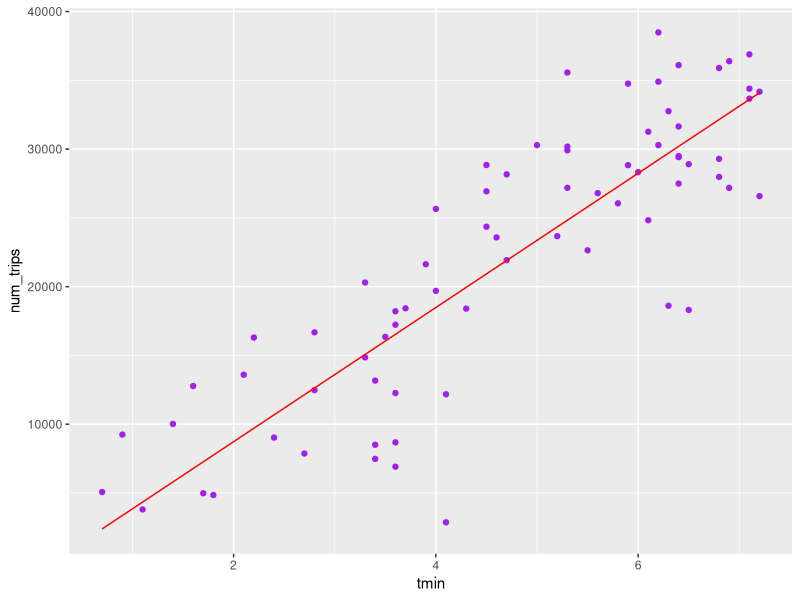

This chart was generated by the following R code: (Note: this script raises an error after producing the figure.)
## ---- chunk 1
knitr::opts_chunk$set(echo = TRUE)
## ---- chunk 2
library(tidyverse)

library(modelr)

library(lubridate)

library(broom)

## ---- chunk 3


trips_per_day <-  read_tsv("trips_per_day.tsv")



set.seed(42)



training_set_1 <- sample_n(trips_per_day, nrow(trips_per_day)*0.8, replace = FALSE)

validation_set_1 <- anti_join(trips_per_day, training_set_1)


model_1 <- lm(num_trips ~ tmin, data = training_set_1)



training_set_1$predicted <- predict(model_1, training_set_1)

validation_set_1$predicted <- predict(model_1, validation_set_1)



r_squared_training_1 <- cor(training_set_1$predicted, training_set_1$num_trips)^2

r_squared_training_1

rmse_training_1 <- rmse(model_1, training_set_1)

rmse_training_1





r_squared_validation_1 <- cor(validation_set_1$predicted, validation_set_1$num_trips)^2

r_squared_validation_1

rmse_validation_1 <- rmse(model_1, validation_set_1)

rmse_validation_1

## ---- chunk 4

validation_set_1 %>%

  ggplot() +

  geom_point(aes(x = tmin, y = num_trips), color = "purple") +

  geom_line(aes(x = tmin, y = predicted), color = "red")
## ---- chunk 5

validation_set_2 %>%

  ggplot() +

  geom_point(aes(x = tmin, y = num_trips), color = "purple") +

  geom_line(aes(x = tmin, y = predicted), color = "red")
## ---- chunk 6

set.seed(42)



training_set_2 <- sample_n(trips_per_day, nrow(trips_per_day)*0.8, replace = FALSE)

validation_set_2 <- anti_join(trips_per_day, training_set_2)

model_2 <- lm(formula = num_trips ~ poly(tmin, 2), data = training_set_2)



training_set_2$predicted <- predict(model_2, training_set_2)

validation_set_2$predicted <- predict(model_2, validation_set_2)



r_squared_training_2 <- cor(training_set_2$predicted, training_set_2$num_trips)^2

r_squared_training_2

rmse_training_2 <- rmse(model_2, training_set_2)

rmse_training_2





r_squared_validation_2 <- cor(validation_set_2$predicted, validation_set_2$num_trips)^2

r_squared_validation_2

rmse_validation_2 <- rmse(model_2, validation_set_2)

rmse_validation_2
## ---- chunk 7

set.seed(42)



training_set <- sample_n(trips_per_day, nrow(trips_per_day)*0.8, replace = FALSE)

validation_set <- anti_join(trips_per_day, training_set)




r_squared_training <- c(1:9)

rmse_training <- c(1:9)

r_squared_validation <- c(1:9)

rmse_validation <- c(1:9)





for (i in 1:9) {

  


  model <- lm(formula = num_trips ~ poly(tmin, i), data = training_set)

  


  training_set$predicted <- predict(model, training_set)

  validation_set$predicted <- predict(model, validation_set)

  

  r_squared_training[i] <- cor(training_set$predicted, training_set$num_trips)^2

  rmse_training[i] <- sqrt(mean((training_set$predicted - training_set$num_trips)^2))



  

  r_squared_validation[i] <- cor(validation_set$predicted, validation_set$num_trips)^2

  rmse_validation[i] <- sqrt(mean((validation_set$predicted - validation_set$num_trips)^2))





}

r_squared_validation
rmse_validation


## ---- chunk 8

set.seed(42)



train <- sample_n(trips_per_day, nrow(trips_per_day)*0.8, replace = FALSE)

validation <- anti_join(trips_per_day, train)




model <- lm(formula = num_trips ~ poly(tmin, 8), data = train)



validation$predicted <- predict(model, validation)

## ---- chunk 9



  ggplot() +

  geom_point(data = validation, aes(x = tmin, y = num_trips), color = "darkgreen") +
  
  geom_point(data = train, aes(x = tmin, y = num_trips), color = "pink") +

  geom_line(data = validation, aes(x = tmin, y = predicted), color = "blue")
## ---- chunk 10

set.seed(42)

num_folds <- 5


trips_per_day <- sample_frac(trips_per_day, 1, replace = F) %>%

  mutate(fold = (row_number()%% num_folds) + 1)

N <- 1:8

avg_validation_rmse <- c()
validation_se <- c()

for (n in N) {

  
  validation_rmse <- c()
  
  for (f in 1:num_folds) {
    
    training <- filter(trips_per_day, fold != f)
    model <- lm(num_trips ~ poly(tmin, n, raw = T), data = training)

    validation <- filter(trips_per_day, fold == f)
    
    validation_rmse[f] <- sqrt(mean((predict(model, validation) - validation$num_trips)^2))
  }

  avg_validation_rmse[n] <- mean(validation_rmse)
  validation_se[n] <- sd(validation_rmse) / sqrt(num_folds)
}

avg_validation_rmse
